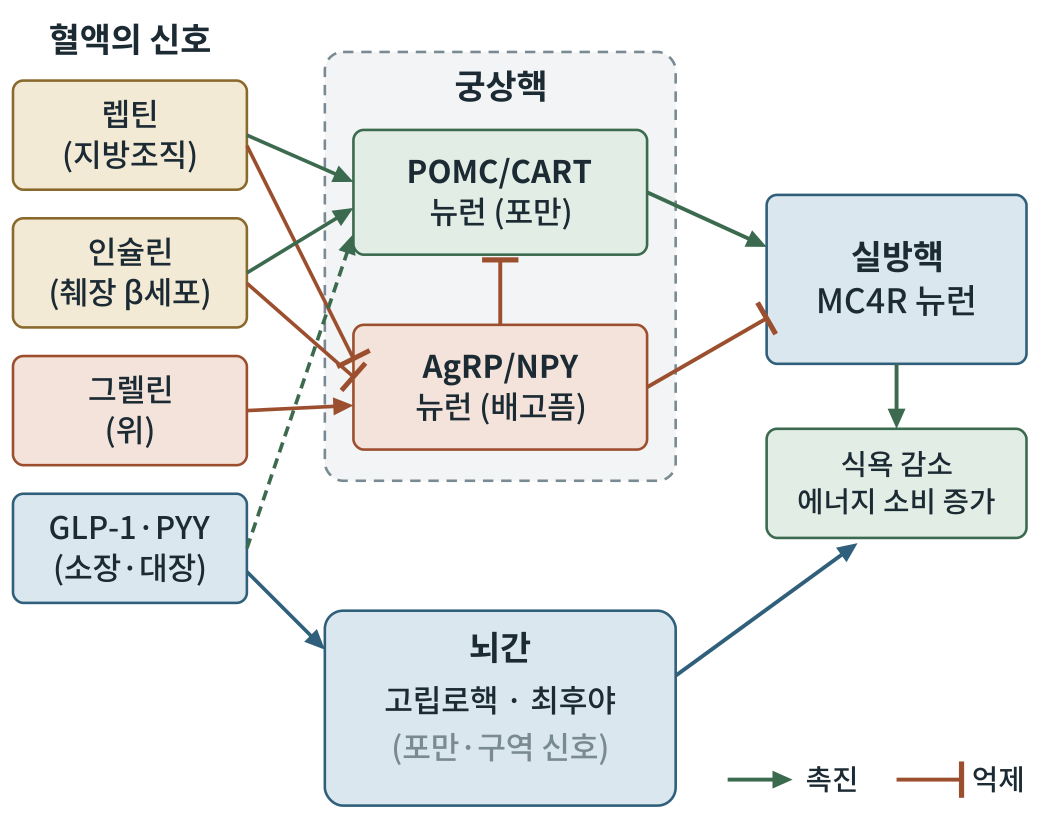
#> input picture obese2/figures/out/그림3-1.png, 2079 x 1663 px (shown at 1/2 size)
$ python fig3-1.py
#> lines starting #> are read from the running program, lines starting #| are printed output that depends on the picture
### obese2/figures/scripts/figlib.py
# -*- coding: utf-8 -*-
"""생물·의학 대중서 그림 생성 라이브러리 (좌표 명시 SVG) — biofig_kit (원본: 「인삼과 암치유」 2026-09)

좌표계: viewBox 폭 800, 출력 폭 120mm  →  1단위 = 0.15mm = 0.425pt
  · 글자 최소 22단위(≈9.4pt).  book1.md 기준(700폭에서 18 = 8.2pt)보다 엄격하다.
  · 제목 26 이상, 수치 강조 28 이상 권장.
모든 글자의 예상 경계상자를 기록해 두었다가 save() 때
  ① 글자↔글자 겹침  ② 캔버스 밖 넘침  ③ 상자 넘침(tbox)  ④ 글자 위에 나중에 그린 불투명 도형
을 검사해 WARN에 쌓는다.  report()가 0건이어야 완성이다.

색 규칙(책 전체 통일, 흑백 인쇄에서도 명도 차로 구분):
  정상세포·일반구조 = BLUE 계열,  암세포 = WARM 계열,  면역세포 = GREEN 계열,
  인삼·진세노사이드 = GOLD 계열,  보조선·주석 = GRAY
"""
import os, math

UNIT_PT = 120.0 / 800 * 72 / 25.4
MIN_FS = 22
FONT = "'Noto Sans CJK KR',sans-serif"

INK    = '#1b2a33'
BLUE   = '#2f5f7a'; LBLUE = '#dbe7ee'; FILL = '#eef3f6'
GRAY   = '#7a8a92'; LGRAY = '#f2f4f5'; MGRAY = '#c9d1d5'
WARM   = '#9c4f2e'; LWARM = '#f3e3da'; MWARM = '#d9a48a'
GREEN  = '#3b6a4f'; LGREEN = '#e1ede5'; MGREEN = '#9cc0a9'
GOLD   = '#8a6a2c'; LGOLD = '#f3ead6'; MGOLD = '#d6bd84'
WHITE  = '#ffffff'

WARN = []


def _w(s, fs):
    """문자열 렌더링 폭 추정(단위). 한글·한자=1.0em, 영문·숫자=0.58em, 좁은 기호=0.32em"""
#> called with s = '혈액의 신호', fs = 26
    t = 0.0
    for c in s:
        o = ord(c)
        if o > 0x1100 and not (0x2000 <= o <= 0x206f):
            t += 1.0
        elif c == ' ':
            t += 0.32
        elif c in 'ilj.,·|()[]:;\'"!':
            t += 0.32
        elif c in 'mwMW':
            t += 0.85
        else:
            t += 0.58
    return t * fs


def _ov(a, b):
    ix = min(a[2], b[2]) - max(a[0], b[0])
    iy = min(a[3], b[3]) - max(a[1], b[1])
    if ix <= 0 or iy <= 0:
        return 0.0
    sa = (a[2] - a[0]) * (a[3] - a[1]); sb = (b[2] - b[0]) * (b[3] - b[1])
    return ix * iy / max(1e-6, min(sa, sb))


class Fig:
    def __init__(self, name, h, w=800):
        self.name, self.w, self.h = name, w, h
        self.parts = []
        self.texts = []      # (box, s, order)
        self.shapes = []     # (box, order)  불투명 도형
        self.order = 0
        self.minfs = 999

    def _add(self, svg, box=None, opaque=False):
        self.parts.append(svg)
        if box and opaque:
            self.shapes.append((box, self.order))
        self.order += 1

    # ── 기본 도형 ──────────────────────────────────────────────
    def rect(self, x, y, w, h, fill=FILL, stroke=BLUE, sw=2, rx=8, dash=None, opacity=1):
        d = f' stroke-dasharray="{dash}"' if dash else ''
        op = f' opacity="{opacity}"' if opacity != 1 else ''
        self._add(f'<rect x="{x}" y="{y}" width="{w}" height="{h}" rx="{rx}" fill="{fill}" '
                  f'stroke="{stroke}" stroke-width="{sw}"{d}{op}/>',
                  (x, y, x + w, y + h), fill not in ('none', '') and opacity >= .5)

    # [10 lines left out: functions circle, ellipse, not called in this run]

    def line(self, x1, y1, x2, y2, stroke=GRAY, sw=2, dash=None):
        d = f' stroke-dasharray="{dash}"' if dash else ''
        self._add(f'<line x1="{x1}" y1="{y1}" x2="{x2}" y2="{y2}" stroke="{stroke}" stroke-width="{sw}"{d}/>')

    # [10 lines left out: functions path, poly, not called in this run]

    def raw(self, svg):
        """직접 작성한 SVG 조각(겹침 검사 대상 아님 — 글자는 반드시 text()로 넣을 것)"""
        self._add(svg)

    def text(self, x, y, s, fs=24, weight=400, anchor='middle', color=INK, italic=False, check=True):
        if fs < MIN_FS:
            WARN.append(f'{self.name}: 글자 크기 {fs} < {MIN_FS} «{s[:20]}»')
            fs = MIN_FS
        self.minfs = min(self.minfs, fs)
        it = ' font-style="italic"' if italic else ''
        esc = s.replace('&', '&amp;').replace('<', '&lt;').replace('>', '&gt;')
        w = _w(s, fs)
        x0 = x - w / 2 if anchor == 'middle' else (x - w if anchor == 'end' else x)
        box = (x0, y - fs * 0.80, x0 + w, y + fs * 0.18)
        if check:
            self.texts.append((box, s, self.order))
        self._add(f'<text x="{x}" y="{y}" font-family="{FONT}" font-size="{fs}" font-weight="{weight}" '
                  f'text-anchor="{anchor}" fill="{color}"{it}>{esc}</text>')
        return box

    # [5 lines left out: function lines, not called in this run]

    def arrow(self, x1, y1, x2, y2, stroke=BLUE, sw=2.5, dash=None, head=10):
        ang = math.atan2(y2 - y1, x2 - x1)
        bx, by = x2 - head * math.cos(ang), y2 - head * math.sin(ang)
        self.line(x1, y1, bx, by, stroke, sw, dash)
        p2 = (x2 - head * 1.7 * math.cos(ang - 0.42), y2 - head * 1.7 * math.sin(ang - 0.42))
        p3 = (x2 - head * 1.7 * math.cos(ang + 0.42), y2 - head * 1.7 * math.sin(ang + 0.42))
        pts = ' '.join(f'{px:.1f},{py:.1f}' for px, py in ((x2, y2), p2, p3))
        self._add(f'<polygon points="{pts}" fill="{stroke}"/>')

    # [11 lines left out: function carrow, not called in this run]

    def inhibit(self, x1, y1, x2, y2, stroke=WARM, sw=2.5, bar=14):
        """억제 표시(⊣): 선 끝에 가로막대"""
        ang = math.atan2(y2 - y1, x2 - x1)
        self.line(x1, y1, x2, y2, stroke, sw)
        px, py = -math.sin(ang) * bar, math.cos(ang) * bar
        self.line(x2 - px, y2 - py, x2 + px, y2 + py, stroke, sw + 1)

    # ── 조합 도형 ──────────────────────────────────────────────
    def tbox(self, x, y, w, h, lines, fs=24, fill=FILL, stroke=BLUE, sw=2, rx=8,
             color=INK, weight=400, lead=1.3, dash=None, first_bold=False):
        """글자가 든 상자. 폭·높이 초과를 경고한다(글자 폭을 먼저 계산하고 상자를 정할 것)."""
#> called with x = 10, y = 62, w = 180, h = 84, fs = 24, fill = '#f3ead6', stroke = '#8a6a2c', sw = 2
        self.rect(x, y, w, h, fill, stroke, sw, rx, dash)
        n = len(lines)
        total = (n - 1) * fs * lead
        y0 = y + h / 2 - total / 2 + fs * 0.35
        for i, ln in enumerate(lines):
            wgt = 700 if (first_bold and i == 0) else weight
            if _w(ln, fs) > w - 12:
                WARN.append(f'{self.name}: 상자 폭 넘침 «{ln}» {_w(ln, fs):.0f} > {w - 12}')
            self.text(x + w / 2, y0 + i * fs * lead, ln, fs, wgt, 'middle', color)
        if total + fs > h - 8:
            WARN.append(f'{self.name}: 상자 높이 넘침 «{lines[0]}» {total + fs:.0f} > {h - 8}')

    # [33 lines left out: functions callout, badge, hbar, axis_label, not called in this run]

    # ── 저장 ──────────────────────────────────────────────────
    def _check(self):
        T = self.texts
        for i in range(len(T)):
            for j in range(i + 1, len(T)):
                r = _ov(T[i][0], T[j][0])
                if r > 0.06:
                    WARN.append(f'{self.name}: 글자 겹침 {r:.0%} «{T[i][1][:16]}» ↔ «{T[j][1][:16]}»')
        for box, s, o in T:
            if box[0] < 2 or box[2] > self.w - 2 or box[1] < 2 or box[3] > self.h - 2:
                WARN.append(f'{self.name}: 캔버스 넘침 «{s[:20]}» x{box[0]:.0f}~{box[2]:.0f} y{box[1]:.0f}~{box[3]:.0f}')
            for sb, so in self.shapes:
                if so > o and _ov(box, sb) > 0.25:
                    WARN.append(f'{self.name}: 글자가 나중 도형에 가려짐 «{s[:20]}»')

    def save(self, outdir):
        self._check()
        mm_h = self.h / self.w * 120
        svg = (f'<svg xmlns="http://www.w3.org/2000/svg" viewBox="0 0 {self.w} {self.h}" '
               f'width="120mm" height="{mm_h:.1f}mm">'
               f'<rect x="0" y="0" width="{self.w}" height="{self.h}" fill="#ffffff"/>'
               + ''.join(self.parts) + '</svg>')
        os.makedirs(outdir, exist_ok=True)
        open(os.path.join(outdir, self.name), 'w', encoding='utf-8').write(svg)
        return self.name, self.minfs * UNIT_PT


# [18 lines left out: functions point_in_poly, contain, not called in this run]


def report(prefix=''):
    W = [w for w in WARN if w.startswith(prefix)] if prefix else WARN
    if W:
        print(f'⚠ 경고 {len(W)}건:')
        for w in W:
            print('  ', w)
    else:
        print('✓ 겹침·넘침·글자크기 경고 0건')
    return len(W)

### obese2/figures/scripts/fig3-1.py
# -*- coding: utf-8 -*-
import os, sys
sys.path.insert(0, os.path.dirname(os.path.abspath(__file__)))
import figlib as F
from figlib import Fig, INK, BLUE, LBLUE, GRAY, WARM, LWARM, GREEN, LGREEN, GOLD, LGOLD, MGRAY, LGRAY
here = os.path.dirname(os.path.abspath(__file__))
OUT = os.path.join(here, "..", "svg")
f = Fig('fig3-1.svg', 640)
# 혈중 신호(왼쪽 열)
f.text(100, 40, '혈액의 신호', 26, 700)
f.tbox(10, 62, 180, 84, ['렙틴', '(지방조직)'], 24, LGOLD, GOLD)
f.tbox(10, 168, 180, 84, ['인슐린', '(췌장 β세포)'], 24, LGOLD, GOLD)
f.tbox(10, 274, 180, 84, ['그렐린', '(위)'], 24, LWARM, WARM)
f.tbox(10, 380, 180, 84, ['GLP-1·PYY', '(소장·대장)'], 24, LBLUE, BLUE)
# 궁상핵
f.rect(250, 40, 270, 330, LGRAY, GRAY, 2, 14, dash='8 6')
f.text(385, 76, '궁상핵', 26, 700)
f.tbox(272, 100, 226, 96, ['POMC/CART', '뉴런 (포만)'], 24, LGREEN, GREEN, first_bold=True)
f.tbox(272, 250, 226, 96, ['AgRP/NPY', '뉴런 (배고픔)'], 24, LWARM, WARM, first_bold=True)
# 실방핵
f.tbox(590, 150, 200, 130, ['실방핵', 'MC4R 뉴런'], 26, LBLUE, BLUE, first_bold=True)
f.tbox(590, 330, 200, 84, ['식욕 감소', '에너지 소비 증가'], 22, LGREEN, GREEN)
# 뇌간
f.rect(250, 470, 270, 150, LBLUE, BLUE, 2, 14)
f.text(385, 508, '뇌간', 26, 700)
f.text(385, 548, '고립로핵 · 최후야', 24, 400)
f.text(385, 584, '(포만·구역 신호)', 24, 400, color=GRAY)
# 화살표: 렙틴 -> POMC(+), 렙틴 -| AgRP
f.arrow(190, 104, 272, 140, GREEN, 2.8)
f.inhibit(190, 112, 272, 276, WARM, 2.8)
f.arrow(190, 210, 272, 160, GREEN, 2.8)
f.inhibit(190, 218, 272, 290, WARM, 2.8)
f.arrow(190, 316, 272, 312, WARM, 2.8)
f.arrow(190, 422, 272, 180, GREEN, 2.8, dash='8 5')
f.arrow(190, 440, 250, 500, BLUE, 2.8)
# 궁상핵 -> 실방핵
f.arrow(498, 148, 590, 190, GREEN, 3)
f.inhibit(498, 298, 590, 245, WARM, 3)
f.inhibit(385, 250, 385, 200, WARM, 3)
f.arrow(590, 280, 590, 330, GREEN, 3) if False else f.arrow(690, 280, 690, 330, GREEN, 3)
f.arrow(520, 520, 660, 418, BLUE, 3)
f.text(395, 140, '', 22) if False else None
# 범례
f.arrow(560, 600, 610, 600, GREEN, 3); f.text(620, 608, '촉진', 22, 400, 'start')
f.inhibit(690, 600, 740, 600, WARM, 3); f.text(748, 608, '억제', 22, 400, 'start')
print(f.save(OUT)); F.report()

import cairosvg
from PIL import Image
o=os.path.join(here,'..','out')
cairosvg.svg2png(url=os.path.join(OUT,'fig3-1.svg'), write_to=os.path.join(o,'그림3-1.png'), output_width=2079, background_color='white')
#> (this line was passed over: cairosvg is not available in this run)
Image.open(os.path.join(o,'그림3-1.png')).convert('L').save(os.path.join(o,'그림3-1-흑백.png'))
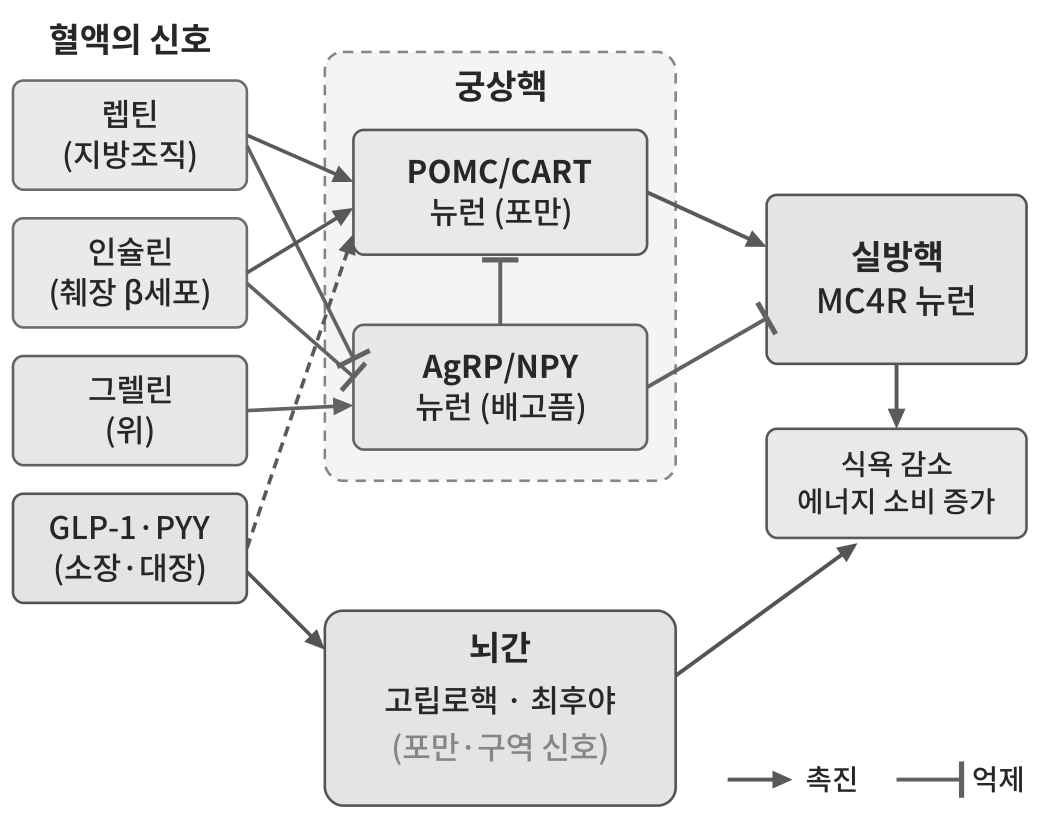
#> saved as 그림3-1-흑백.png: PIL image 2079x1663 L (shown at 1/2 size); min 39, max 255, mean 234.2

$ run again, with obese2/figures/out/그림1-1.png copied over obese2/figures/out/그림3-1.png
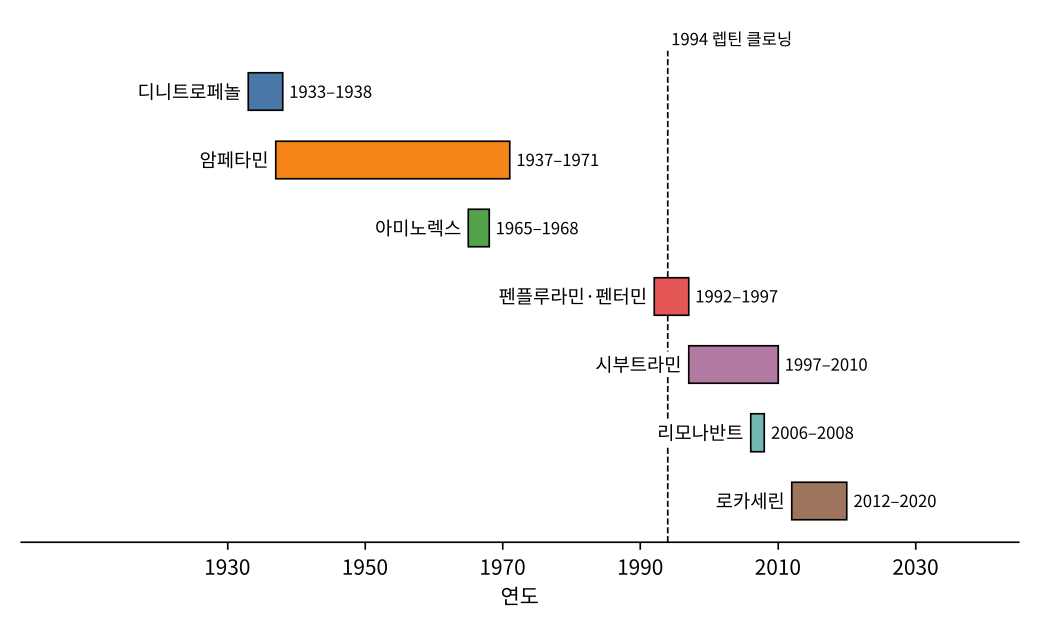
#> input picture obese2/figures/out/그림1-1.png, 2079 x 1260 px (shown at 1/2 size)
#> `Image.open(os.path.join(o,'그림3-1.png')).convert('L').save(os.path.join..`:
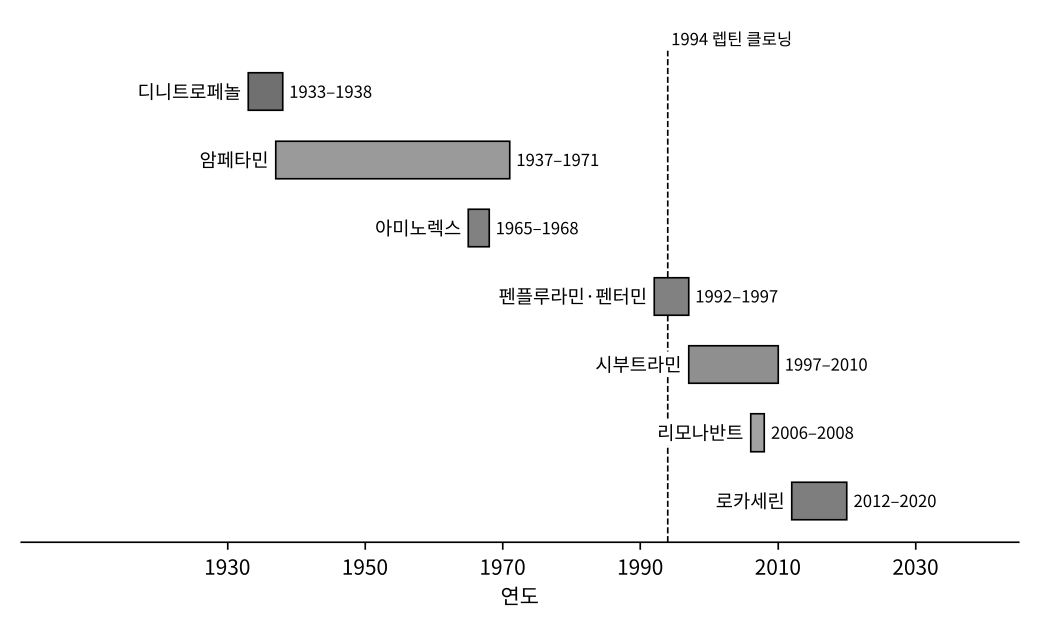
#> saved as 그림3-1-흑백.png: PIL image 2079x1260 L (shown at 1/2 size); min 0, max 255, mean 247.7

$ run again, with obese2/figures/out/그림10-1.png copied over obese2/figures/out/그림3-1.png
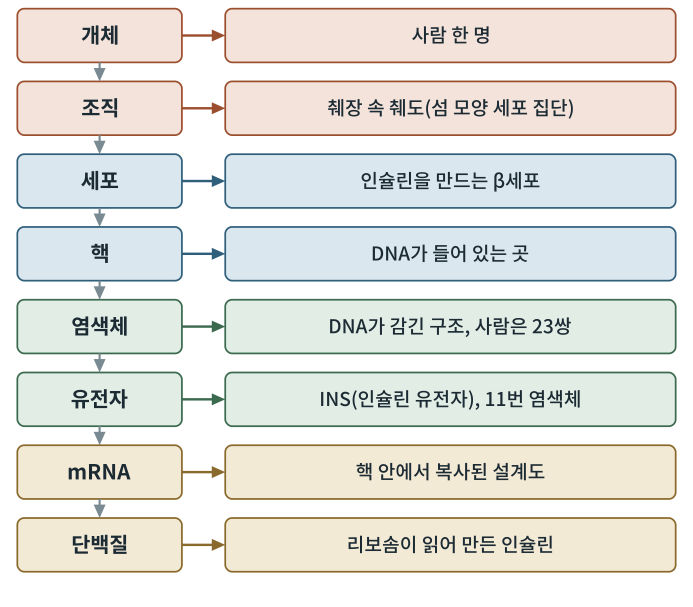
#> input picture obese2/figures/out/그림10-1.png, 2079 x 1819 px (shown at 1/3 size)
#> `Image.open(os.path.join(o,'그림3-1.png')).convert('L').save(os.path.join..`:
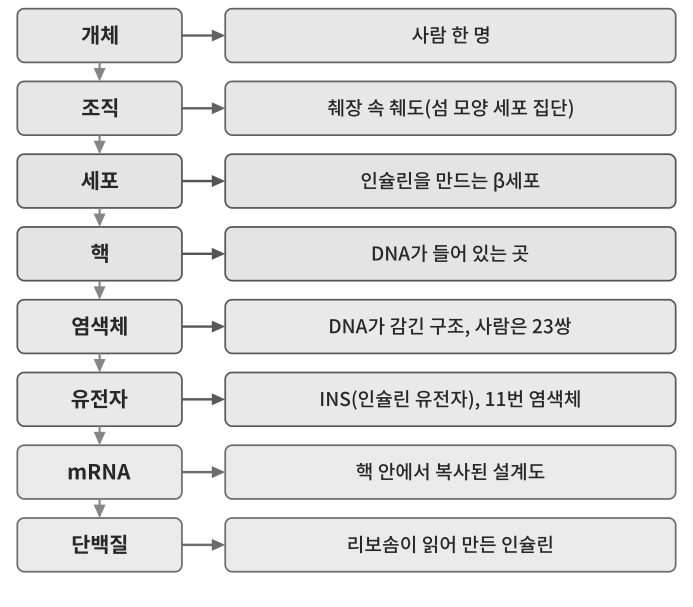
#> saved as 그림3-1-흑백.png: PIL image 2079x1819 L (shown at 1/3 size); min 39, max 255, mean 227.6
